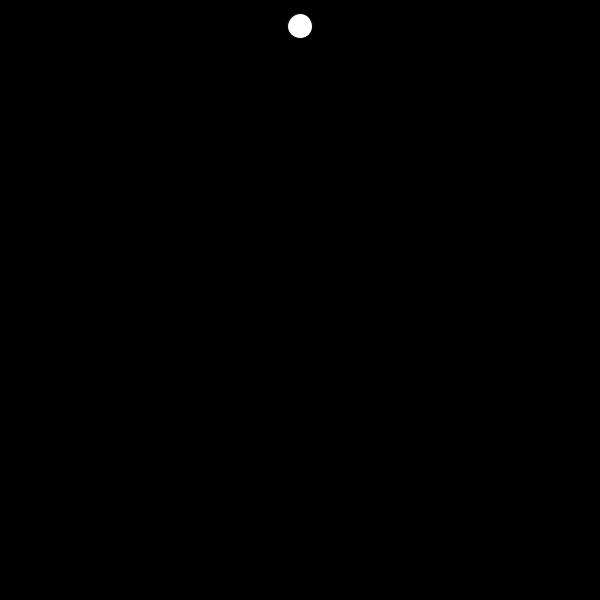
Frame 1 (no input)
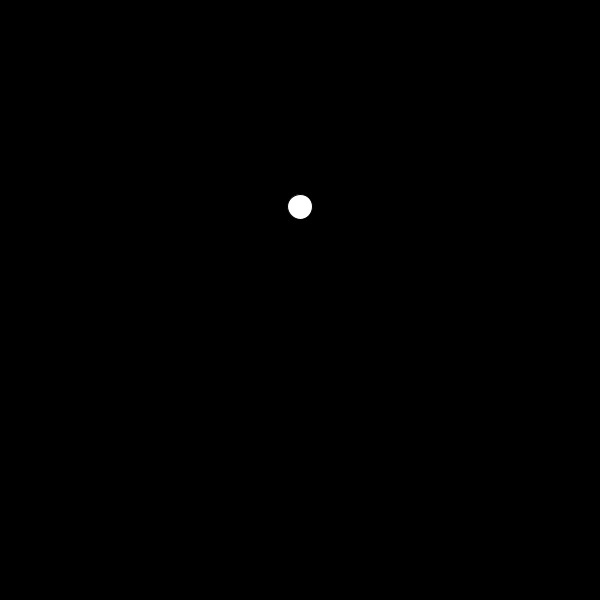
Frame 60 (the mouse pressed at the canvas centre just before this capture)
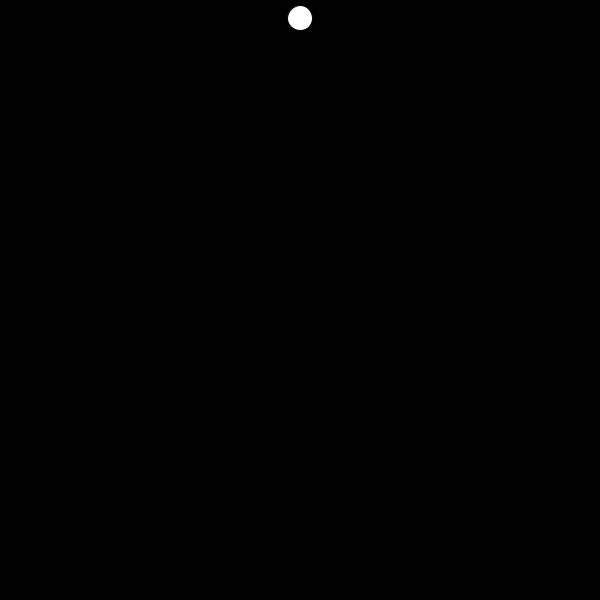
Frame 120 (the mouse held since frame 60 and released just before this capture)

The Processing sketch that drew these frames (run headless with seeded random() and noise(); from frame 60 on, the mouse is pressed at the canvas centre):

// Processing sketch: Question1_PVectors
// ── Question1_PVectors.pde
PVector pos, vel, accel; 

void setup(){
  size(600, 600); 

  pos = new PVector(width/2, 25); 
  vel=new PVector(0,1);
  accel=new PVector(0,.8);

  smooth(); 
}

void draw(){
  background(0); 
  
  pos.add(vel);
  vel.add(accel);

  ellipse(pos.x, pos.y, 25, 25); 

  if(pos.y >= height){
    pos.y=0;
    vel=new PVector(0,1);
  }
}
